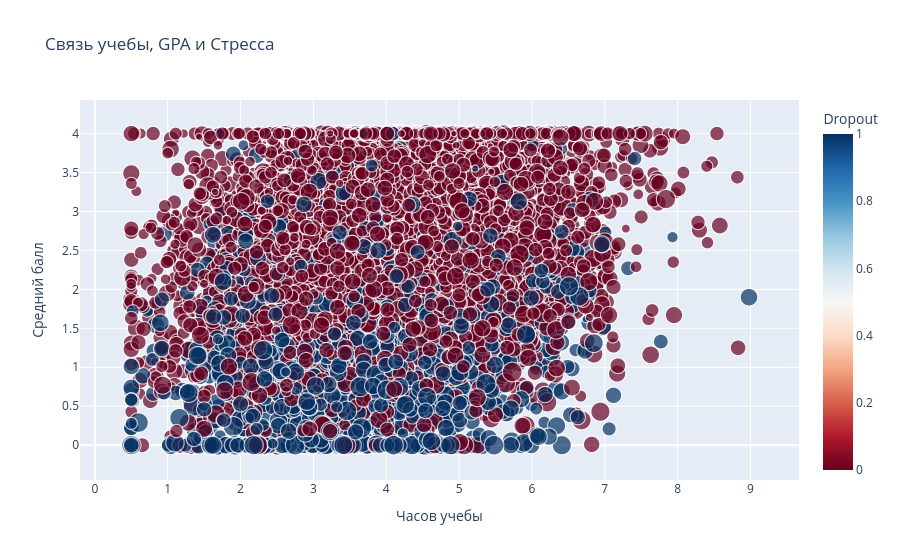

The notebook cell saved with this chart:
### Code cell
import plotly.express as px

fig = px.scatter(df, 
                 x="Study_Hours_per_Day", 
                 y="GPA", 
                 color="Dropout",
                 size="Stress_Index", 
                 hover_data=['Age', 'Attendance_Rate', 'Semester'], 
                 title="Связь учебы, GPA и Стресса",
                 labels={'Study_Hours_per_Day': 'Часов учебы', 'GPA': 'Средний балл'},
                 color_continuous_scale='RdBu')

fig.show()

### Figure 1 — Plotly figure (JSON) as saved in the notebook; plotly's stock layout.template omitted (floating-point values rounded to 4 significant figures; data arrays with more than 128 entries replaced by an {"elided": "..."} marker saying what was removed)
{"data": [{"customdata": {"elided": "10000x3 float values"}, "hovertemplate": "Часов учебы=%{x}<br>Средний балл=%{y}<br>Stress_Index=%{marker.size}<br>Age=%{customdata[0]}<br>Attendance_Rate=%{customdata[1]}<br>Semester=%{customdata[2]}<br>Dropout=%{marker.color}<extra></extra>", "legendgroup": "", "marker": {"color": {"elided": "10000 int values"}, "coloraxis": "coloraxis", "size": {"elided": "10000 float values"}, "sizemode": "area", "sizeref": 0.025, "symbol": "circle"}, "mode": "markers", "name": "", "showlegend": false, "type": "scattergl", "x": {"elided": "10000 float values"}, "xaxis": "x", "y": {"elided": "10000 float values"}, "yaxis": "y"}], "layout": {"coloraxis": {"colorbar": {"title": {"text": "Dropout"}}, "colorscale": [[0, "rgb(103,0,31)"], [0.1, "rgb(178,24,43)"], [0.2, "rgb(214,96,77)"], [0.3, "rgb(244,165,130)"], [0.4, "rgb(253,219,199)"], [0.5, "rgb(247,247,247)"], [0.6, "rgb(209,229,240)"], [0.7, "rgb(146,197,222)"], [0.8, "rgb(67,147,195)"], [0.9, "rgb(33,102,172)"], [1, "rgb(5,48,97)"]]}, "legend": {"itemsizing": "constant", "tracegroupgap": 0}, "title": {"text": "Связь учебы, GPA и Стресса"}, "xaxis": {"anchor": "y", "domain": [0, 1], "title": {"text": "Часов учебы"}}, "yaxis": {"anchor": "x", "domain": [0, 1], "title": {"text": "Средний балл"}}}}
